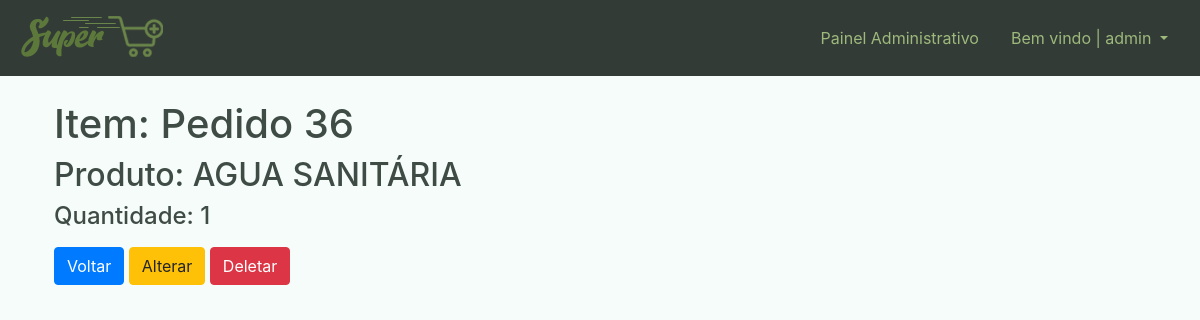
The page /dashboard/itens/detalhe/42 (signed in) on the database its author committed.
### pedido/models.py (models this page shows, shortened)
class ItemPedido(models.Model):
    pedido = models.ForeignKey(Pedido,related_name='pedidos',on_delete=models.CASCADE, verbose_name='Pedido')
    produto = models.ForeignKey(Produto, on_delete=models.CASCADE, verbose_name='Produto')
    preco = models.DecimalField(max_digits=10, decimal_places=2, verbose_name='Preço')
    quantidade = models.PositiveIntegerField(validators=[MinValueValidator(1), MaxValueValidator(100),])

class Pedido(models.Model):
    cliente = models.CharField(max_length=100, blank=False,verbose_name='Cliente')
    endereco = models.CharField(max_length=100, blank=False,verbose_name='Endereço')
    pago = models.BooleanField(auto_created=True, default=True, verbose_name='Pago')
    def __str__(self):
        return str(f'Pedido {self.id}')

### dashboard/models.py (models this page shows)
class Produto(models.Model):
    categoria = models.ForeignKey(Categoria, on_delete=models.CASCADE, verbose_name='Categoria')
    nome = models.CharField(max_length=150, unique=True, blank=False, null=False, verbose_name='Produto')
    quantidade = models.IntegerField(blank=False, null=False, verbose_name='Quantidade')
    valor_pago = models.DecimalField(max_digits=6, decimal_places=2, blank=False, null=False,verbose_name='Valor Pago')
    preco_medio = models.DecimalField(default=0.00, max_digits=5, decimal_places=2, blank=False, null=False,verbose_name='Preço de Venda',editable=False)
    data_criada = models.DateTimeField(auto_now_add=True, verbose_name='Criado')
    data_modificacao = models.DateTimeField(auto_now=True,verbose_name='Modificado')
    status = models.BooleanField(default=True, auto_created=True)
    def __str__(self):
        return self.nome

### dashboard/views.py (the view)
# urls.py: path('itens/detalhe/<int:id>', item_detalhe, name='item_detalhe'),
@login_required()
@permission_required(perm='foo.view_bar', login_url='dash_index',raise_exception=True)
def item_detalhe(request, id):
    contexto = {}
    item = get_object_or_404(ItemPedido, id=id)
    contexto['item'] = item
    return render(request, 'dashboard/itens/dash_item_detalhe.html', contexto)

### dashboard/templates/dashboard/itens/dash_item_detalhe.html (shortened to what this page needs)
{% extends 'base.html' %}
{% block navbar %}
{% include 'parciais/_dash_header.html' %}
{% endblock %}
{% block main %}
<div class="container-fluid">
    <div class="row ml-4">
        <div class="col-12 mt-4">
            <div class="row">
                <div class="col-12">
                    <h1>Item: {{item.pedido}}</h1>
                </div>
                <div class="col mb-2">
                    <h2>Produto: {{item.produto}}</h2>
                    <h4>Quantidade: {{item.quantidade}}</h4>
                </div>
            </div>
        </div>
        <div class="col-12">
            <a href="{% url 'itens_list' %}" class="btn btn-primary">Voltar</a>
            <a href="{% url 'item_update' item.id %}" class="btn btn-warning">Alterar</a>
            <a href="{% url 'item_del' item.id %}" class="btn btn-danger">Deletar</a>
        </div>
    </div>
</div>
{% endblock %}

### templates/parciais/_dash_header.html (shortened to what this page needs)
{% load static %}
<nav class="navbar navbar-expand-lg navbar navbar-dark bg-dark2">
    <a class="navbar-brand" href="{% url 'super_index' %}"><img src="{% static 'img/logo.png' %}" alt="SuperMais"></a>
    <div class="collapse navbar-collapse" id="navbarSupportedContent">
        <span class="navbar-text">
            <a class="nav-link" href="{% url 'dash_index' %}">Painel Administrativo</a>
        </span>
        <span class="navbar-text">
            <div class="dropdown text-dash">
                <a class="nav-link dropdown-toggle " href="" id="navbarDropdown" role="button" data-toggle="dropdown"
                    aria-haspopup="true" aria-expanded="false">
                    Bem vindo | {{user}}
                </a>
            </div>
        </span>
    </div>
</nav>

### templates/static/css/style.css (style rules this page uses)
body { background-color: #f6fcfa !important; }
h1,h2,h3,h4,h5,h6 { color: #3f4b45 !important; }
.bg-dark2 { background-color: #333b37 !important; }
.nav-link { color: rgb(157 185 123) !important; }
.text-dash a { color: #9db97b !important; }

### rows shown on the page
ItemPedido: pedido "Pedido 36", produto "AGUA SANITÁRIA", quantidade "1"

### other values the page prints
{{ user }} "admin"
